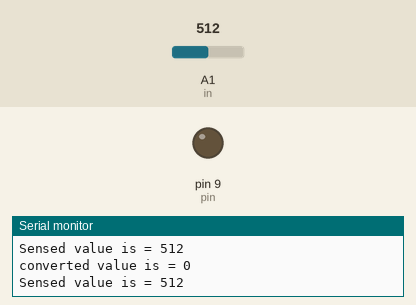
The sketch below on a simulated Arduino Uno, built with avr-gcc and run on an emulated ATmega328P. On the bench: output pins drawn as LEDs (lit = HIGH), the last lines printed to the serial monitor. The inputs (shaded band) are chosen by the test bench; at power-on: A1 (in) = 512.

Above: at 1.3 s.
1.4 s: A1 (in) set to 716
At 2.7 s:
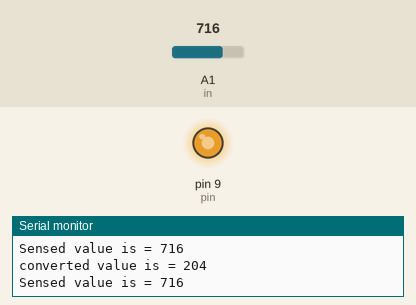
3.0 s: A1 (in) set to 750
At 3.9 s:
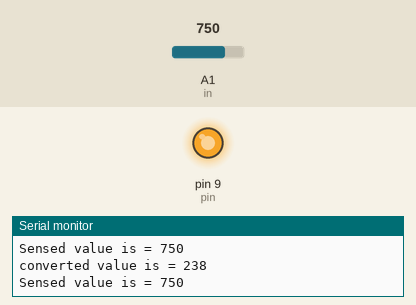
4.5 s: A1 (in) set to 768
At 5.1 s:
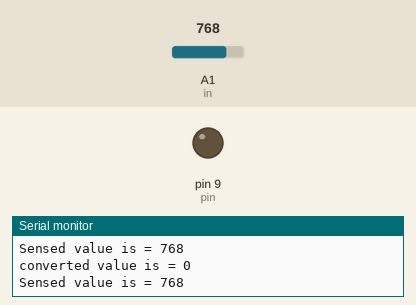
6.0 s: A1 (in) set to 900
At 6.4 s:
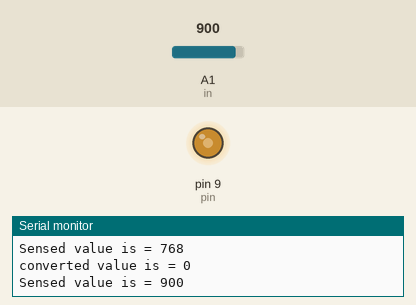
7.5 s: A1 (in) set to 306
At 8.7 s:
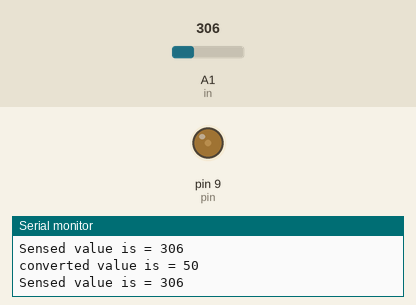
9.0 s: A1 (in) set to 0
At 10.0 s:
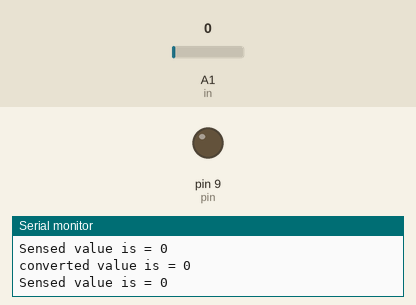
Timing chart, 0 to 11.5 s (numbered marks = the images above; inputs shaded):
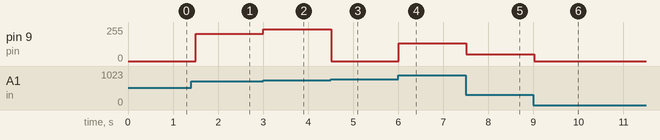

Measured:
- the behaviour switches between 767 and 768 on A1 (in) (found by bisection; images 2 and 3)
- after the input at 1.4 s, pin 9 (pin): 0/255 → 204/255 after 0.10 s
- after the input at 3.0 s, pin 9 (pin): 204/255 → 238/255 at once
- after the input at 4.5 s, pin 9 (pin): 238/255 → 0/255 at once
- after the input at 6.0 s, pin 9 (pin): 0/255 → 132/255 at once
- after the input at 7.5 s, pin 9 (pin): 132/255 → 50/255 at once
- after the input at 9.0 s, pin 9 (pin): 50/255 → 0/255 at once

The sketch:

analogpot.ino
```cpp
int in=1;
int pin=9;

void setup()
{
  // put your setup code here, to run once:
      pinMode(in,INPUT);
      pinMode(pin,OUTPUT);
      Serial.begin(9600);
}

void loop() {
  // put your main code here, to run repeatedly:
  int sensedvalue=analogRead(in);

  //int convertedvalue=map(sensedvalue,0,1023,0,255);
  int convertedvalue=sensedvalue%256;
  analogWrite(pin,convertedvalue);
  //delay(30);
  Serial.print("Sensed value is = ");
  Serial.println(sensedvalue);
  delay(500);
  Serial.print("converted value is = ");
  Serial.println(convertedvalue);
}
```
